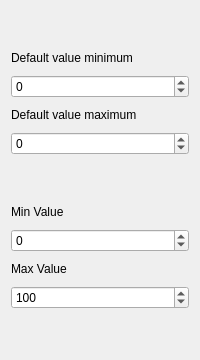
  <widget class="QWizardPage" name="wizardPage_2">
   <property name="title">
    <string>Random number.</string>
   </property>
   <property name="subTitle">
    <string>Set min and max values and default values.</string>
   </property>
   <layout class="QVBoxLayout" name="verticalLayout_4">
    <property name="spacing">
     <number>10</number>
    </property>
    <item>
     <spacer name="verticalSpacer_3">
      <property name="orientation">
       <enum>Qt::Vertical</enum>
      </property>
      <property name="sizeHint" stdset="0">
       <size>
        <width>20</width>
        <height>40</height>
       </size>
      </property>
     </spacer>
    </item>
    <item>
     <widget class="QLabel" name="label_15">
      <property name="text">
       <string>Default value minimum</string>
      </property>
     </widget>
    </item>
    <item>
     <widget class="QSpinBox" name="NumberMin">
      <property name="minimum">
       <number>-99999999</number>
      </property>
      <property name="maximum">
       <number>99999999</number>
      </property>
     </widget>
    </item>
    <item>
     <widget class="QLabel" name="label_19">
      <property name="text">
       <string>Default value maximum</string>
      </property>
     </widget>
    </item>
    <item>
     <widget class="QSpinBox" name="NumberMax">
      <property name="minimum">
       <number>-99999999</number>
      </property>
      <property name="maximum">
       <number>99999999</number>
      </property>
     </widget>
    </item>
    <item>
     <spacer name="verticalSpacer_12">
      <property name="orientation">
       <enum>Qt::Vertical</enum>
      </property>
      <property name="sizeType">
       <enum>QSizePolicy::Fixed</enum>
      </property>
      <property name="sizeHint" stdset="0">
       <size>
        <width>20</width>
        <height>40</height>
       </size>
      </property>
     </spacer>
    </item>
    <item>
     <widget class="QLabel" name="label_7">
      <property name="text">
       <string>Min Value</string>
      </property>
     </widget>
    </item>
    <item>
     <widget class="QSpinBox" name="MinValueRange">
      <property name="minimum">
       <number>-99999999</number>
      </property>
      <property name="maximum">
       <number>99999999</number>
      </property>
     </widget>
    </item>
    <item>
     <widget class="QLabel" name="label_8">
      <property name="text">
       <string>Max Value</string>
      </property>
     </widget>
    </item>
    <item>
     <widget class="QSpinBox" name="MaxValueRange">
      <property name="minimum">
       <number>-99999999</number>
      </property>
      <property name="maximum">
       <number>99999999</number>
      </property>
      <property name="value">
       <number>100</number>
      </property>
     </widget>
    </item>
    <item>
     <spacer name="verticalSpacer_4">
      <property name="orientation">
       <enum>Qt::Vertical</enum>
      </property>
      <property name="sizeHint" stdset="0">
       <size>
        <width>20</width>
        <height>40</height>
       </size>
      </property>
     </spacer>
    </item>
   </layout>
  </widget>
